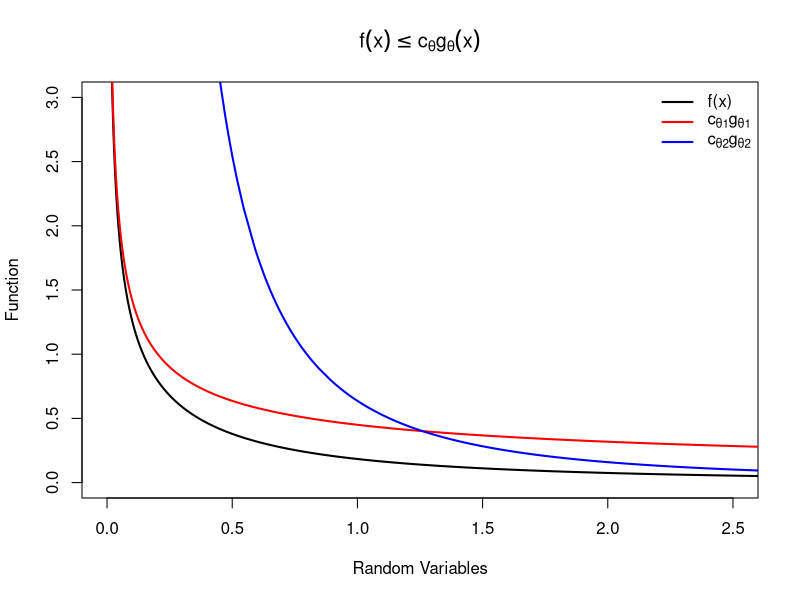

Recreate this plot in R. (Note: this script raises an error after producing the figure.)
rm(list=ls())

####HW 3#####

#question 1a - first show f(x) < ag(x)
#x > 0
x <- seq(0,3,length=1000)
theta <- runif(100,0,max(x))

plot(x,2/(pi*(1+x)*sqrt(x^2 + 2*x)), type="l", lwd=2, ylim=c(0,3), xlim=c(0,2.5), 
     main=expression(f(x) <= c[theta]*g[theta]*(x)),
     xlab="Random Variables",
     ylab="Function")
x1 <- subset(x, 0 <= x & x <= theta  , drop=FALSE)
lines(x1,2/(pi*(sqrt(2*x1))), type="l", col="red", lwd=2)
x2 <- subset(x, x > theta, drop=FALSE)     
lines(x2,2/(pi*x2^2), lwd=2, col="blue")
legend("topright", legend=c("f(x)", expression(c[theta][1]*g[theta][1]), 
                            expression(c[theta][2]*g[theta][2])), 
       col=c("black", "red", "blue"), lwd=c(2,2,2), bty="n")

####question 1b -- first part
x3 <- subset(x, 0 <= x & x <= given.theta  , drop=FALSE)
plot(x3, 2/(pi*(sqrt(2*x3))), type="l", col="red", lwd=2, ylim=c(0,3), xlim=c(0,2.5),
     ylab=expression(c[theta]*g[theta]*(x)),
     xlab="random variables")
x4 <- subset(x, x > given.theta, drop=FALSE)
lines(x4,2/(pi*x4^2), col="blue", type="l", lwd=2)
lines(x,2/(pi*(1+x)*sqrt(x^2 + 2*x)),col="black", type="l", lwd=2)
legend("topright", legend=c(expression(c[theta]*g[theta] == paste(frac(2,pi*sqrt(2*x))),
                                       c[theta]*g[theta] == paste(frac(2,pi*x^2))), expression(f(x))),
       lwd = c(2,2,2),col=c('red', 'blue', 'black'), cex=0.7, bty="n")

####question 1b -- second part -- final optimal c.theta
c.theta <- function(theta){
        (2/pi)*(sqrt(2*theta)+(1/theta))
}
x <- seq(0,10,length=1000)[-1]
min(c.theta(x))
c.theta(2^(1/3))

plot(x,c.theta(x), lwd=2, col="black", type="l", xlim=c(0,2), ylim=c(0,5),
     xlab=expression(theta),ylab=expression(c(theta)))
points(x=(2^(1/3)), y=c.theta(2^(1/3)), col='blue', cex=1, pch=19)
text(x=(2^(1/3)), y=c.theta(2^(1/3)), 
     expression(paste("[",c(theta),",", theta,"]") == paste("[",1.515856,", ",2^{1/3},"]")), 
     col="blue", pos=1)
legend("topright", legend=expression(paste(c[theta] == frac(2,pi) * sqrt(2*theta) + frac(1,theta))),
       col='black', lwd=, cex=1, bty="n")


#####question 1c #### perform generalized rejection to obtain 500 obs from f(x).
####for results construct a histogram of the accepted observations with the pdf f superimposed

x <- seq(0.00001,10,length=500)
cg1 <- function(t){2/(pi*sqrt(2*t))}
cg2 <- function(t){2/(pi*t^2)}
cgx <- function(t, theta=2^(1/3)){
                ifelse(t <= theta, cgx <- cg1(t), cgx <- cg2(t))
}

f <- function(x){
        2/(pi*(1+x)*sqrt(x^2 + 2*x))}


cgoverf <- function(x){cgx(x) / f(x)}

goverf <- function(x){xg / f(x)}

xg <- cgx(x) * (1/c.theta(2^(1/3)))
uc <- runif(500,0,1)
tc <- c.theta(2^(1/3))*sapply(xg, cgoverf)
ut <- uc*tc
hist(xg[ut<=1], prob=T, xlim=c(0,10), ylim=c(0,2), breaks=1000, 
     main="Generalized Rejection for f(x)")
lines(x,f(x), col="red", lwd=4)
sum(ut<=1)/500




#######HW 3 -- question 2
rm(list=ls())
###question 2b
x <- c(seq(-4,-2, length=1000),seq(-2,2,length=10000), seq(2, 4, length=1000))
laplace <- function(t, theta=1){(theta/2)*exp(-(theta)*abs(t))}
cauchy.dist <- function(t, mu=3){(mu/(pi*(mu^2 + t^2)))}
phi <- laplace(x)/cauchy.dist(x)
max(phi)

plot(x,phi, type="l", col="black", lwd=2, ylim=c(0,5))
plot(x, laplace(x), type="l", col='black', lwd=2, xlab="Laplace Random Variables", ylab="Function")
lines(x, cauchy.dist(x), col="red", lwd=2)
lines(x, max(phi)*cauchy.dist(x), col="blue", lwd=2)
legend("topright", legend=c(expression(paste("g(x) * cmax")), "f(x)", "g(x)"), col=c("blue", "black", "red"), 
                            lwd=c(2,2,2), bty="n")

#####question 2a



####question 2c

goverf <- function(t,theta=1, mu=3){y = cauchy.dist(t)/laplace(t);return(y)}
xc <- rcauchy(1000,0,1)
uc <- runif(1000,0,1)
tc <- max(phi)*sapply(xc, goverf)
ut <- uc*tc
hist(xc[ut<=1], prob=T, xlim=c(-5,5), ylim=c(0,.5))
x <- seq(-4,4,length=1000)
lines(x,laplace(x), col="red", lwd=4)
sum(ut<=1)/1000

?rbeta




#####question 3a######

x <- seq(0,1,length=1000)
fx <- function(x, a, b){(1/beta(a,b))*x^(a-1)*(1-x)^(b-1)}
alpha <- c(0.5, 1, 0.5, 1, 2, 5)
beta <- c(0.5, 0.5, 1, 1, 2, 10)
plot(x, fx(x, alpha[1], beta[1]), type = "l", lwd=4, col="black", ylim=c(0,5))
v2<-palette(rainbow(6))
for (i in 1:6){
        lines(x, fx(x, alpha[i], beta[i]), type = "l", lwd=4, col=v2[i])
}
legend("top", legend=c(expression(paste(alpha==0.5, ", ", beta==0.5)),
                       expression(paste(alpha==1.0, ", ", beta==0.5)),
                       expression(paste(alpha==0.5, ", ", beta==1.0)),
                       expression(paste(alpha==1.0, ", ", beta==1.0)),
                       expression(paste(alpha==2.0, ", ", beta==2.0)),
                       expression(paste(alpha==5.0, ", ", beta==10.0))),
       col=c(v2[1:6]), 
       lwd=c(rep(2,6)), bty="n", cex=0.75)



#####question 3B######
alpha <- 1.1
beta <- 2
x <- seq(0,1,length=1000)
pw1 <- (alpha-1)/(alpha+beta-2)
plot(x,fx(x,a=2,b=2), lwd=4, 
     type="l", ylab="f(x)", xlab="Random Variables", xlim=c(0,1), ylim=c(0,2))
x1 <- subset(x, x <= pw1, drop=FALSE)
x2 <- subset(x, x >= pw1, drop=FALSE)
lines(x1, fx(x1,a=1.1, b=2), col="red", lwd=4, type="l")
lines(x2, fx(x2,a=1.1, b=2), col="blue", lwd=4, type="l")
legend("topright",legend=c(expression(x <= frac(alpha-1,alpha+beta-2)), 
                           expression(x >= frac(alpha-1,alpha+beta-2))),
       col=c("red", "blue"),lwd=c(2,2), bty="n")



####question 3C######
####What do you expect as a dominating density to use in the rejection sampling scheme?
maxc <- max(fx(x1,a=0.5,b=0.5))
p <- dbeta(x, 1.1,2)*maxc
plot(x,p, type="l", lwd=4, col="green")
lines(x,dbeta(x,1.1,2), type="l", lwd=2, col="green")
lines(x, fx(x,a=1.1,b=2), lwd=4, type="l")




####question 3D####
rejection.beta <- function(n,a,b){
        y <- numeric()
        for (i in 1:n) {
                repeat{
                        x <- runif(1) 
                        if (runif(1)<(x*(a+b-2)/(a-1))^(a-1)*((1-x)*(a+b-2)/(b-1))^(b-1))
                        {y[i] <- x; break}
                }
        }
        y
}

r.beta1 <- rejection.beta(1000,2,2)
r.beta2 <- rbeta(10000,2,2)
r.beta1

sum(r.beta1 <=0) / 1000
sum(r.beta2 <=1) / 1000


x<-seq(0,1,length=1000)

goverf <- function(x){dbeta(x,1.5,1.5) / fx(x,0.5,0.5)}

xc <- rbeta(x,0.5,0.5)
uc <- runif(1000,0,1)
tc <- maxc*sapply(xc, goverf )
ut <- uc*tc
par(mfrow=c(1,3))
hist(xc[ut<=1], prob=T,
     main="rbeta * max(f(x))", breaks=10)

sum(ut<=1)/1000
x <- seq(-4,4,length=1000)
lines(x,fx(x,0.5,0.5), type="l", col="red", lwd=4)


mean(r.beta1); mean(r.beta2)
sd(r.beta1); sd(r.beta2)
par(mfrow=c(2,1))
hist(r.beta1,freq=F)
lines(0:1000/1000,dbeta(0:1000/1000,2,2))
hist(r.beta2,freq=F)
lines(0:1000/1000,dbeta(0:1000/1000,2,2))

